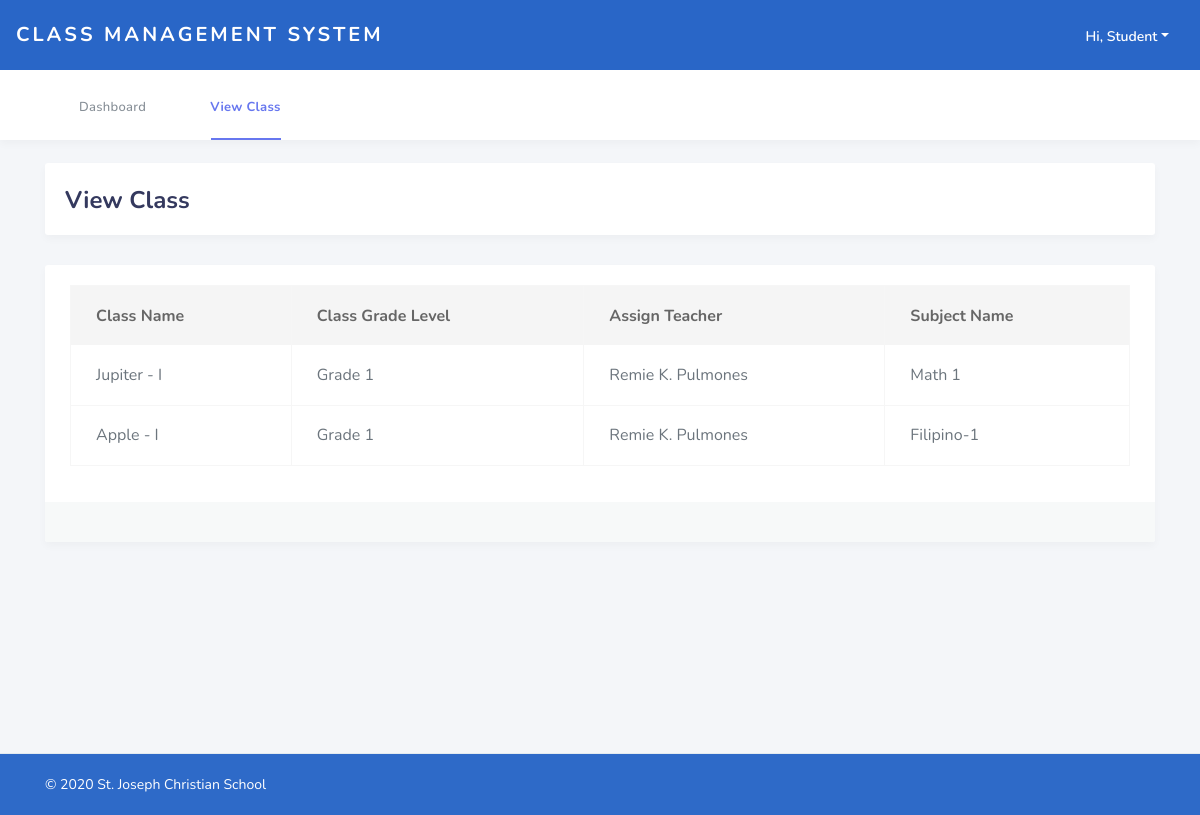
The page /views/student/view_class.php (signed in) on the database its author committed.
### tables this page shows
CREATE TABLE `studentlist` (
  `studentlist_id` int(11) NOT NULL,
  `classID` int(11) NOT NULL,
  `studentID` int(11) NOT NULL
);

CREATE TABLE `class` (
  `class_id` int(11) NOT NULL,
  `class_name` varchar(50) NOT NULL,
  `class_gradelevel` varchar(50) NOT NULL,
  `class_section` varchar(50) NOT NULL,
  `class_subject` int(11) NOT NULL,
  `class_adviser` int(11) NOT NULL
);

CREATE TABLE `teacher` (
  `teacher_id` int(11) NOT NULL,
  `teacher_accountnumber` varchar(50) NOT NULL,
  `teacher_username` varchar(50) NOT NULL,
  `teacher_password` varchar(50) NOT NULL,
  `teacher_first_name` varchar(50) NOT NULL,
  `teacher_middle_name` varchar(50) NOT NULL,
  `teacher_last_name` varchar(50) NOT NULL,
  `teacher_contactnumber` varchar(50) NOT NULL
);

CREATE TABLE `subject` (
  `subject_id` int(11) NOT NULL,
  `subject_code` text NOT NULL,
  `subject_name` varchar(255) NOT NULL
);

### views/student/view_class.php (the view, shortened to what this page needs)
  <?php require("menu-header.php");?>
<body class="layout-3">
  <div id="app">
    <div class="main-wrapper container">
      <nav class="navbar navbar-expand-lg main-navbar" style="background-color:rgba(40, 102, 199, 0.97)">
        <a href="dashboard.php" class="navbar-brand sidebar-gone-hide text-capitalize">CLASS MANAGEMENT SYSTEM</a>
        <ul class="navbar-nav navbar-right">
            <?php require("menu-listdropdown.php");
            $connection = dbConn();
            ?>
        </ul>
      </nav>
      <nav class="navbar navbar-secondary navbar-expand-lg">
        <div class="container">
          <ul class="navbar-nav">
            <li class="nav-item">
              <a href="dashboard.php" class="nav-link"><i class="fas fa-columns"></i><span>Dashboard</span></a>
            </li>
             <li class="nav-item active">
              <a href="view_class.php" class="nav-link"><i class="fas fa-chalkboard"></i><span>View Class</span></a>
            </li>
            </ul>
        </div>
      </nav>
      <div class="main-content" style="min-height: 566px;">
        <section class="section">
          <div class="section-header">
            <h1>View Class</h1>
          </div>
          <div class="section-body">
            <div class="card">
              <div class="card-body">
                 <div class="table-responsive">
                    <table class="table table-bordered">
                       <thead class="thead-light">
                          <tr>
                            <th>Class Name</th>
                            <th>Class Grade Level</th>
                            <th>Assign Teacher</th>
                            <th>Subject Name</th>
                          </tr>
                        </thead>
                        <tbody>
                      <?php
                      $sqlClassListStudent = "SELECT * FROM studentlist
                      JOIN class ON studentlist.classID = class.class_id
                      JOIN student ON studentlist.studentID = student.student_id
                      JOIN subject ON class.class_subject = subject.subject_id
                      JOIN teacher ON class.class_adviser = teacher.teacher_id
                      WHERE  studentlist.studentID = '$_SESSION[student_id]'
                      ";
                      $resultClassListStudent = mysqli_query($connection,$sqlClassListStudent);
                      while($rowClassListStudent = mysqli_fetch_assoc($resultClassListStudent)) {
                        $class_name = ucfirst($rowClassListStudent['class_name']);
                        $class_gradelevel = ucfirst($rowClassListStudent['class_gradelevel']);
                        $class_section = ucfirst($rowClassListStudent['class_section']);
                        $subject_name = ucfirst($rowClassListStudent['subject_name']);
                        $teacher_firstname = ucfirst($rowClassListStudent['teacher_first_name']);
                        $teacher_middlename = ucfirst($rowClassListStudent['teacher_middle_name']);
                        $teacher_lastname = ucfirst($rowClassListStudent['teacher_last_name']);
                        ?>
                        <tr>
                          <td><?php echo $class_name ?> - <?php echo $class_section ?></td>
                          <td><?php echo $class_gradelevel ?></td>
                          <td><?php echo $teacher_firstname ?> <?php echo $teacher_middlename[0] ?>. <?php echo $teacher_lastname ?></td>
                          <td><?php echo $subject_name?></td>
                        </tr>
                      <?php } ?>
                        </tbody>
                      </table>
                  </div>
                </div>
                <div class="card-footer bg-whitesmoke"> </div>
            </div>
          </div>
         </section>
      </div>
    </div>
    <br>
      <footer class="main-footer" style="background-color:rgba(40, 102, 199, 0.97)">
        <div class="container">
        <div class="footer-left text-white">
          © 2020 St. Joseph Christian School
        </div>
      </div>
      </footer>
    </div>
  </body>
</html>

### views/student/menu-header.php (shortened to what this page needs)
<html lang="en"><head>
  <link rel="stylesheet" href="../../assets/vendors/bootstrap/css/bootstrap.css">
  <link rel="stylesheet" href="../../assets/vendors/datatables-bs4/dataTables.bootstrap4.css">
  <link rel="stylesheet" href="../../assets/vendors/fontawesome/css/all.min.css">
  <link rel="stylesheet" href="../../assets/css/style.css">
  <link rel="stylesheet" href="../../assets/css/components.css">
</head>

### views/student/menu-listdropdown.php (shortened to what this page needs)
<li class="dropdown"><a href="#" data-toggle="dropdown" class="nav-link dropdown-toggle nav-link-lg nav-link-user">
  <div class="d-sm-none d-lg-inline-block text-capitalize">Hi, Student</div></a>
 </li>

### rows shown on the page
studentlist: classID.class_name "Jupiter", classID.class_section "I", classID.class_gradelevel "Grade 1", teacher.teacher_first_name "Remie", teacher.teacher_middle_name "K", teacher.teacher_last_name "Pulmones", subject.subject_name "Math 1"
studentlist: classID.class_name "Apple", classID.class_section "I", classID.class_gradelevel "Grade 1", teacher.teacher_first_name "Remie", teacher.teacher_middle_name "K", teacher.teacher_last_name "Pulmones", subject.subject_name "Filipino-1"
